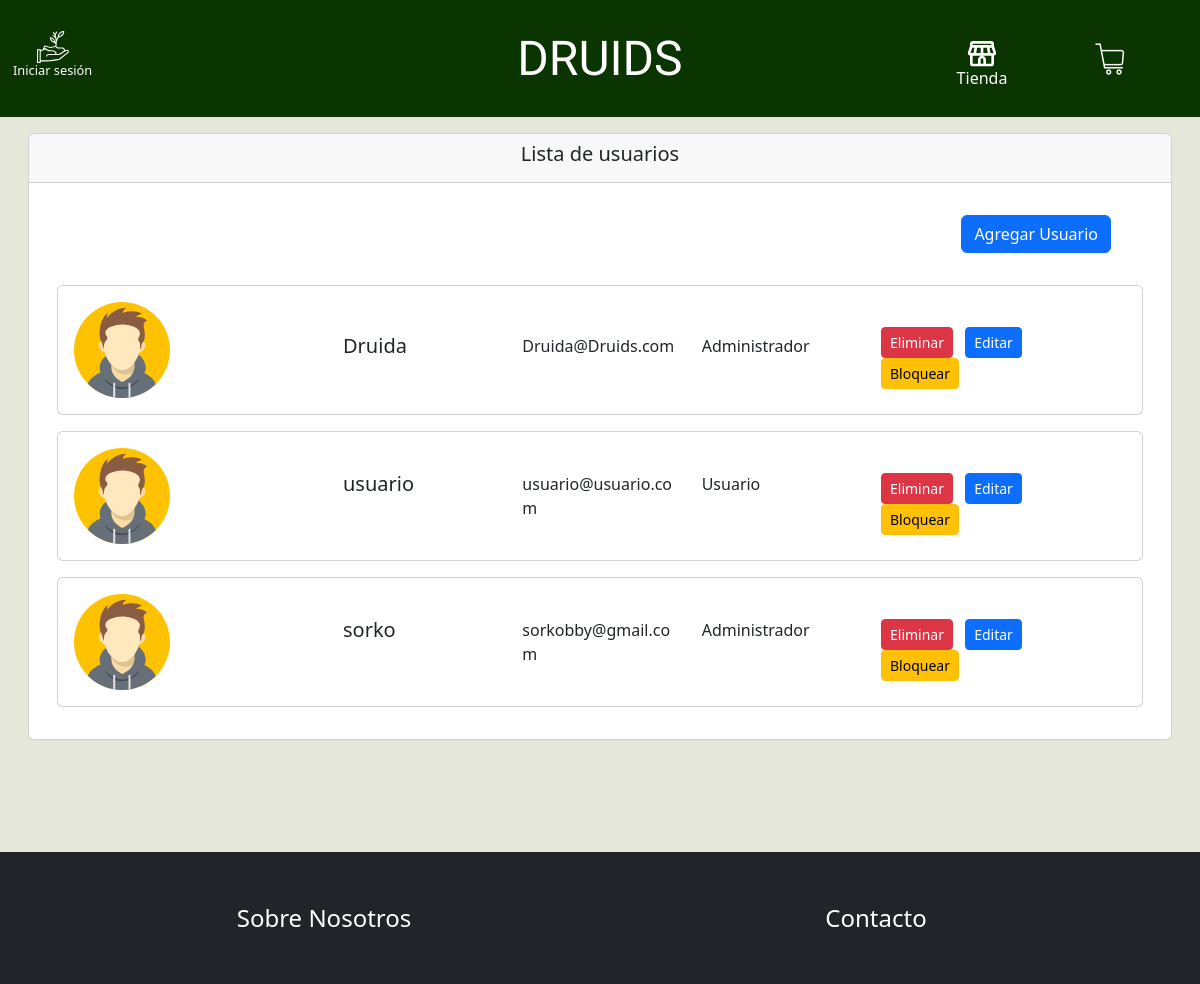
Page /listaUsuarios/ on the earlier database version.
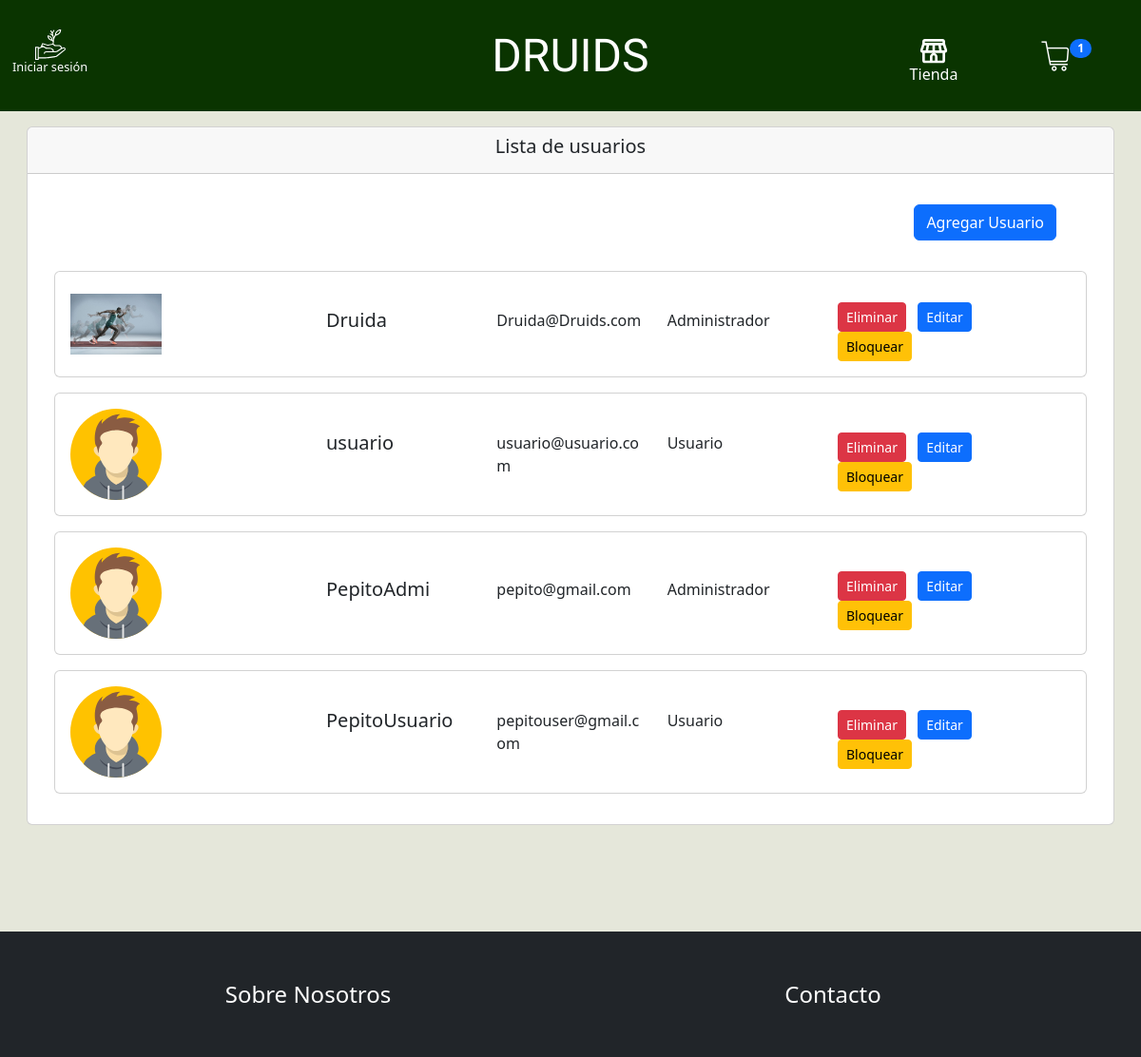
Same page on the later database version.
### Druids/models.py (models this page shows, shortened)
class Usuario(models.Model):
    usuario = models.OneToOneField(User, on_delete=models.CASCADE)
    nombre_usuario = models.CharField(max_length=50, unique=True, verbose_name="Nombre de usuario")
    rut = models.CharField(max_length=10, unique=True, verbose_name="RUT", blank=True, null=True)
    correo = models.EmailField(unique=True, verbose_name="Correo Electrónico")
    foto_perfil = models.ImageField(upload_to='usuarios/', blank=True, null=True, verbose_name="Foto de perfil")
    direccion = models.CharField(max_length=255, blank=True, null=True, verbose_name="Dirección")
    rol = models.CharField(max_length=20, choices=[('Administrador', 'Administrador'), ('Usuario', 'Usuario')], verbose_name="Rol")

### Druids/views.py (the view)
# urls.py: path('listaUsuarios/', listaUsuarios, name='listaUsuarios'),
def listaUsuarios(request):
    if request.method == 'POST':
        form = RegistroAdminForm(request.POST)
        if form.is_valid():
            user = form.save(commit=False)
            rol = form.cleaned_data.get('rol')
            if rol == 'Administrador':
                user.is_superuser = True
                user.is_staff = True
            else:
                user.is_superuser = False
                user.is_staff = False
            user.save()
            print("User saved successfully")
            usuario = Usuario(
                usuario=user,
                nombre_usuario=form.cleaned_data.get('username'),
                correo=form.cleaned_data.get('email'),
                rol=rol
            )
            usuario.save()
            print("Usuario saved successfully")
            return redirect('listaUsuarios')
        else:
            print("Formulario no válido")
            print(form.errors)
    else:
        form = RegistroAdminForm()
    usuarios = Usuario.objects.all()
    data = {
        'usuarios': usuarios,
        'form': form
    }
    return render(request, 'Druids/listaUsuarios.html', data )

### Druids/context_processors.py (called while the page is built)
def carrito_items_contador(request):
    contador = CarritoItem.objects.count()
    return {'carrito_items_contador': contador}

### Druids/templates/Druids/listaUsuarios.html (shortened to what this page needs)
{% extends 'Druids/base.html' %}
{% load static %}
{% load crispy_forms_tags %}
{% block contenido %}
<link rel="stylesheet" href="{% static 'Druids/css/listaUsuarios.css' %}">
<main>
    <div class="container-fluid Historial">
        <div class="card m-3">
            <div class="card-header d-flex justify-content-center">
                <h5>Lista de usuarios</h5>
            </div>
            <div class="contenedor-boton-agregar">
                <button class="btn btn-primary mt-3" id="boton-agregar-usuario" type="button" data-bs-toggle="modal"
                    data-bs-target="#ModalAgregar">Agregar Usuario</button>
            </div>
            <div class="card-body">
                <div class="container-fluid mt-3">
                    <div class="col-12 mb-3">
                        {% for usuario in usuarios %}
                        <div class="card mt-3">
                            <div class="card-body row d-flex align-items-center">
                                {% if usuario.foto_perfil %}
                                <div class="col-md-3 contenedor-imagen">
                                    <img class="imagenPerfil" src="{{ usuario.foto_perfil.url }}"
                                        alt="imagen de perfil">
                                </div>
                                {% else %}
                                <div class="col-md-3 contenedor-imagen">
                                    <img class="imagenPerfil" src="{% static 'Druids/img/avatar.svg' %}"
                                        alt="imagen de perfil">
                                </div>
                                {% endif %}
                                <div class="col-sm-12 col-md-6">
                                    <div class="row contenedor-informacion">
                                        <div class="col-sm-4">
                                            <h5 class="card-title ">{{ usuario.nombre_usuario }}</h5>
                                        </div>
                                        <div class="col-sm-4">
                                            <p class="card-text">{{ usuario.correo }}</p>
                                        </div>
                                        <div class="col-sm-4">
                                            <p class="card-text">{{ usuario.rol }}</p>
                                        </div>
                                    </div>
                                </div>
                                <div class="col-md-3 mt-3">
                                    <div class="row d-flex justify botones-usuarios">
                                        <div class="col-sm-auto">
                                            <a href="#" class="btn btn-sm btn-danger me-2"
                                                data-bs-toggle="modal" data-bs-target="#ModalEliminar"
                                                data-id="{{ usuario.id }}"
                                                data-nombre="{{ usuario.nombre_usuario }}">Eliminar</a>
                                            <a href="{% url 'editarUsuario' usuario.id %}" class="btn btn-sm btn-primary me-2">Editar</a>
                                        </div>
                                        {% if usuario.usuario.is_active %}
                                        <div class="col-sm-auto"> <a href="#" class="btn btn-sm btn-warning me-2"
                                                    data-bs-toggle="modal" data-bs-target="#ModalBloquear" data-id="{{ usuario.id }}" data-nombre="{{ usuario.nombre_usuario }}">Bloquear</a>
                                        </div>
                                        {% else %}
                                        <div class="col-sm-auto"> <a href="#" class="btn btn-sm btn-success me-2"
                                                    data-bs-toggle="modal"
                                                    data-bs-target="#ModalDesbloquear" data-id="{{ usuario.id }}" data-nombre="{{ usuario.nombre_usuario }}">Desbloquear</a>
                                         </div>
                                        {% endif %}
                                        </div>
                                    </div>
                                </div>
                            </div>
                            {% endfor %}
                        </div>
                    </div>
                </div>
            </div>
        </div>
</main>
{% endblock %}

### Druids/templates/Druids/base.html (shortened to what this page needs)
{% load static %}
{% load crispy_forms_tags %}
<!DOCTYPE html>
<html>
<head>
    <link href="https://cdn.jsdelivr.net/npm/bootstrap@5.3.3/dist/css/bootstrap.min.css" rel="stylesheet" />
    <link rel="stylesheet" href="{% static 'Druids/css/navbar.css' %}" />
    <link rel="stylesheet" href="{% static 'Druids/css/sidenav.css' %}" />
    <link rel="stylesheet" href="{% static 'Druids/css/footer.css' %}" />
    <link rel="stylesheet" href="{% static 'Druids/css/base.css' %}" />
</head>
<header>
    <nav class="navbar navbar-expand-sm row">
        <div id="espacio-sesion" class="col-3 d-flex justify-content-start">
            <div id="boton-perfil">
                {% if user.is_authenticated %}
                <div class="dropdown">
                    <button class="btn" type="button" id="perfilDropdown" data-bs-toggle="dropdown" aria-expanded="false">
                        <img class="img-fluid profile" src="{% static 'Druids/img/perfil.png' %}" alt="Perfil" />
                    </button>
                    <ul class="dropdown-menu" aria-labelledby="perfilDropdown">
                        <li><a class="dropdown-item fs-5" href="{% url 'perfil' %}">Perfil</a></li>
                        <li><a class="dropdown-item fs-5" href="{% url 'historialCompra' %}">Historial de compras</a></li>
                        <li><a class="dropdown-item fs-5" href="{% url 'cerrarSesion' %}">Cerrar Sesión</a></li>
                    </ul>
                </div>
                    {% if user.is_superuser %}
                    <div id="mySidenav" class="sidenav">
                        <a class="d-flex justify-content-end " href="{% url 'inventario' %}" id="inventario"><img id="img-inventario"
                                src="{% static 'Druids/img/inventario.svg' %}" alt="inventario">
                            <h2 class="text-sidebar" id="text-inventario">Inventario</h2>
                        </a>
                        <a class="d-flex justify-content-end " href="{% url 'pedidos'  %}" id="pedidos"><img id="img-pedidos"
                                src="{% static 'Druids/img/pedidos.svg' %}" alt="pedidos">
                            <h2 class="text-sidebar" id="text-pedidos">Pedidos</h2>
                        </a>
                        <a class="d-flex justify-content-end " href="{% url 'listaUsuarios' %}" id="usuarios"><img id="img-usuarios"
                                src="{% static 'Druids/img/usuarios.svg' %}" alt="usuarios">
                            <h2 class="text-sidebar" id="text-usuarios">Usuarios</h2>
                        </a>
                    </div>
                    {% endif %}
                {% else %}
                <div>
                    <a id="boton-inicio-sesion" class="btn" href="{% url 'iniciarSesion' %}">
                        <h6 id="text-boton-inicio-sesion"><img id="img-iniciar-sesion" src="{% static 'Druids/img/iniciar-sesion1.svg' %}" alt="Iniciar Sesión"><br />Iniciar sesión</h6>
                    </a>
                </div>
                {% endif %}
            </div>
        </div>
        <div class="col-6 d-flex justify-content-center">
            <a class="navbar-brand" href="{% url 'index' %}">DRUIDS</a>
        </div>
        <div class="col-3 d-flex contenedor-botones">
            <div class="row d-flex container">
                <button class="btn boton-tienda col">
                    <a class="btn" href="{% url 'listadoProductos' 'todos' %}">
                        <img class="img-fluid" src="{% static 'Druids/img/iconoTienda.svg' %}" alt="Tienda">
                        <h1 class="fs-6">Tienda</h1>
                    </a>
                </button>
                <button type="button" class="btn col">
                    <a href="{% url 'carrito' %}" class="carrito-link">
                        <img class="shopping-cart" src="{% static 'Druids/img/carrito-de-compras.png' %}">
                        {% if carrito_items_contador > 0 %}
                        <span class="badge bg-primary rounded-pill contador_carrito">{{ carrito_items_contador }}</span>
                        {% endif %}
                    </a>
                </button>
            </div>
        </div>
    </nav>
</header>
<body>
    {% block contenido %}
    {% endblock %}
</body>
<div class="separador">
</div>
<footer class="p-5 bg-dark text-white">
    <div class="container">
        <div class="row">
            <div class="col-12 col-md-6">
                <a class="text-white fs-4" style="text-decoration: none !important;" href="{% url 'sobreNosotros' %}">Sobre Nosotros</a>
            </div>
            <div class="col-12 col-md-6">
                <a class="text-white fs-4" style="text-decoration: none !important;" href="{% url 'contacto' %}">Contacto</a>
            </div>
        </div>
    </div>
</footer>
</html>

### Druids/static/Druids/css/navbar.css (style rules this page uses)
.navbar { background-color: #0A3400; }
.navbar-brand { font-family: 'rowdies', cursive; font-size: 3rem; margin: auto; color: #FFFFFF; }
.shopping-cart { width: 2rem; margin: 0 1rem; }
#text-boton-inicio-sesion { color: white; font-size: 0.8rem; }
#img-iniciar-sesion { width: 2rem; }

### Druids/static/Druids/css/footer.css (style rules this page uses)
footer { background-color:#2b2b2b ; color: white; text-align: center; bottom: 0; width: 100%; }

### Druids/static/Druids/css/base.css (style rules this page uses)
body { background-color: #e5e7da; }
.contenedor-botones button { margin: 0.5rem; }
.boton-tienda { align-self: flex-end; color: #FFFFFF; border: none; border-radius: 5px; width: 0.7rem; height: auto; }
.boton-tienda img { position: relative; top: 0.5rem; width: 2rem; height: auto; }
.boton-tienda .fs-6 { position: relative; top: 0.5rem; color: #FFFFFF; }
.separador { height: 6rem; }
.carrito-link { position: relative; }
.contador_carrito { position: absolute !important; top: -5px !important; right: -5px; font-size: 12px; padding: 4px 8px; }

### Druids/static/Druids/css/listaUsuarios.css (style rules this page uses)
.contenedor-boton-agregar { display: flex; justify-content: flex-end; margin-right: 5vw; margin-top: 1rem; }
.imagenPerfil { max-width: 6rem; }

Differences in the rows shown:
removed Usuario: nombre_usuario "sorko", correo "sorkobby@gmail.com", rol "Administrador"
changed Usuario "Druida": foto_perfil empty → "usuarios/8.jpeg" (drawn); foto_perfil: picture added
added Usuario: nombre_usuario "PepitoAdmi", correo "pepito@gmail.com", rol "Administrador"
added Usuario: nombre_usuario "PepitoUsuario", correo "pepitouser@gmail.com", rol "Usuario"
Other differences:
{{ carrito_items_contador }}: (not shown) → "1"
